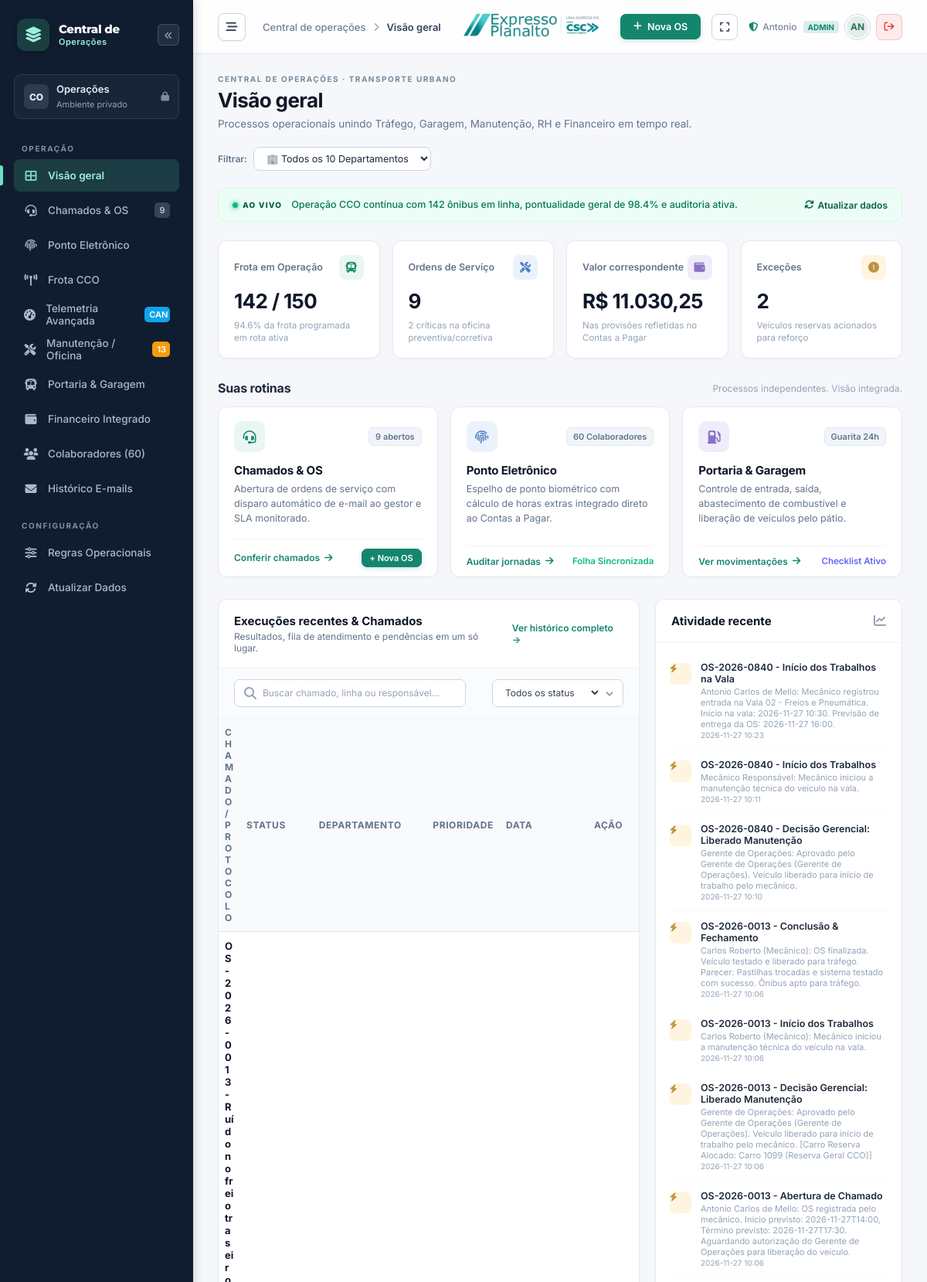
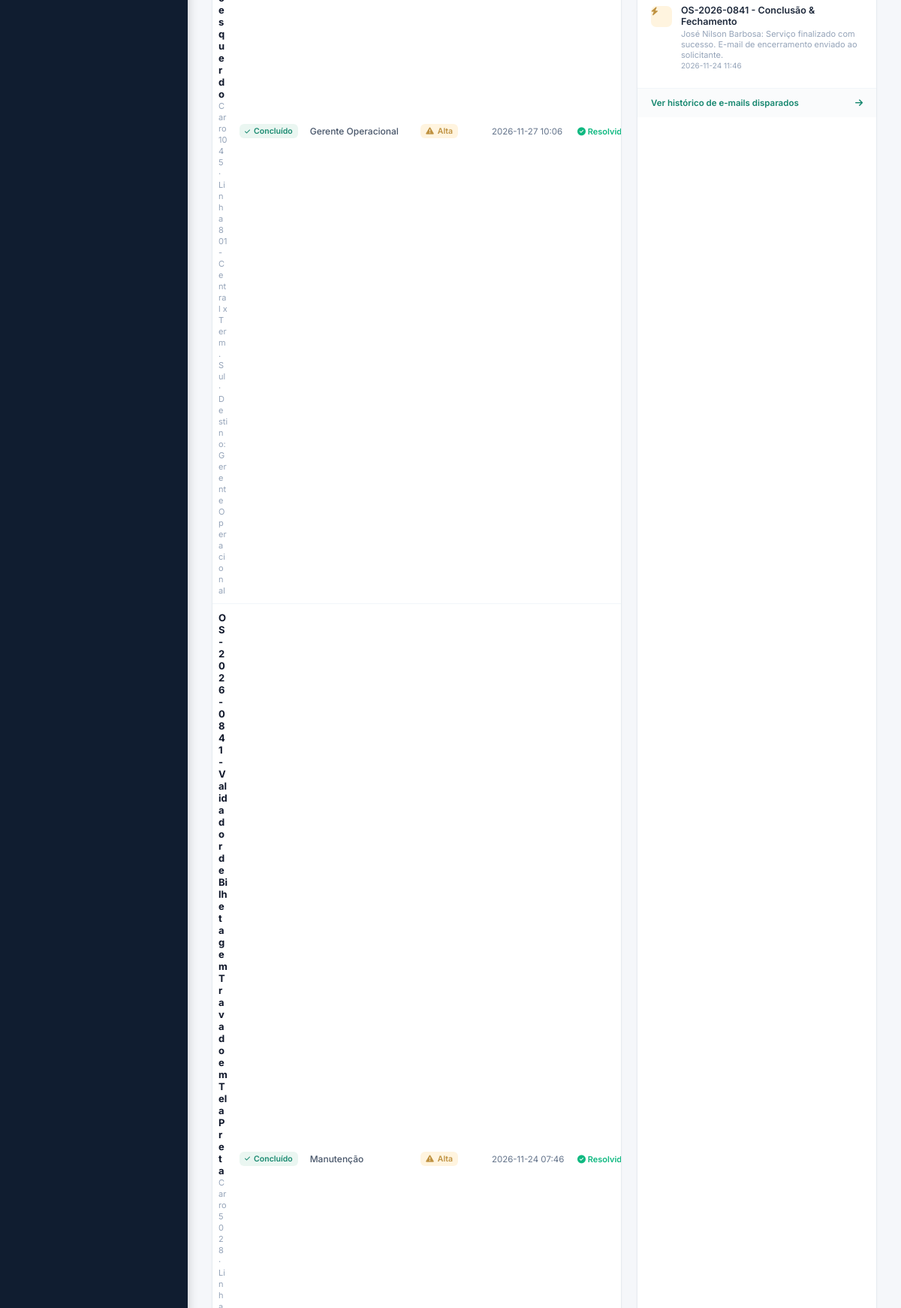
/ (signed in, upper part), run on the app's committed database (2 pictures, top to bottom).
### tables this page shows
CREATE TABLE chamados (
        id INTEGER PRIMARY KEY AUTOINCREMENT,
        protocolo TEXT UNIQUE NOT NULL,
        titulo TEXT NOT NULL,
        departamento_origem TEXT NOT NULL,
        departamento_destino TEXT NOT NULL,
        solicitante_id INTEGER,
        solicitante_nome TEXT NOT NULL,
        responsavel_id INTEGER,
        responsavel_nome TEXT,
        prioridade TEXT NOT NULL, -- Baixa, Média, Alta, Crítica
        categoria TEXT NOT NULL,  -- Mecânica, Elétrica, Ar Condicionado, Pneu, Bilhetagem, RH/Folha, Infra Garagem, Sinistro
        prefixo_veiculo TEXT,
        linha TEXT,
        descricao TEXT NOT NULL,
        resolucao TEXT,
        status TEXT NOT NULL DEFAULT 'Aberto', -- Aberto, Em Atendimento, Aguardando Peças, Concluído, Cancelado
        data_abertura DATETIME NOT NULL,
        data_previsao DATETIME,
        data_fechamento DATETIME,
        sla_horas INTEGER DEFAULT 24,
        email_abertura_enviado INTEGER DEFAULT 1,
        email_fechamento_enviado INTEGER DEFAULT 0,
        custo_estimado REAL DEFAULT 0.0, data_inicio_prevista TEXT, data_fim_prevista TEXT, data_inicio_real TEXT, data_fim_real TEXT, status_aprovacao TEXT DEFAULT 'Pendente Operação', aprovador_nome TEXT, data_aprovacao TEXT, motivo_rejeicao TEXT, carro_reserva TEXT,
        FOREIGN KEY (solicitante_id) REFERENCES usuarios(id)
    );

CREATE TABLE chamados_historico (
        id INTEGER PRIMARY KEY AUTOINCREMENT,
        chamado_id INTEGER NOT NULL,
        usuario_nome TEXT NOT NULL,
        acao TEXT NOT NULL,
        observacao TEXT,
        data_hora DATETIME NOT NULL,
        FOREIGN KEY (chamado_id) REFERENCES chamados(id)
    );

### app.py (the view)
@app.route("/")
def dashboard():
    if not session.get("is_admin"):
        default_route = session.get("default_route")
        if default_route and default_route != "dashboard":
            return redirect(url_for(default_route))
    departamento = request.args.get("dept", "Todos")
    conn = get_db()
    cursor = conn.cursor()
    cursor.execute("SELECT COUNT(*) FROM chamados WHERE status != 'Concluído'")
    chamados_abertos = cursor.fetchone()[0]
    cursor.execute("SELECT COUNT(*) FROM chamados WHERE prioridade = 'Crítica' AND status != 'Concluído'")
    chamados_criticos = cursor.fetchone()[0]
    cursor.execute("SELECT COUNT(*) FROM usuarios WHERE status = 'Ativo'")
    total_usuarios = cursor.fetchone()[0]
    cursor.execute("SELECT SUM(custo_hora_extra) FROM ponto_eletronico WHERE strftime('%Y-%m', data_ponto) = strftime('%Y-%m', 'now')")
    total_horas_extras = cursor.fetchone()[0] or 0.0
    cursor.execute("SELECT COUNT(*) FROM portaria_movimentacao WHERE date(data_hora) = date('now')")
    mov_portaria_hoje = cursor.fetchone()[0]
    if departamento != "Todos":
        cursor.execute("SELECT * FROM chamados WHERE departamento_destino = ? OR departamento_origem = ? ORDER BY data_abertura DESC LIMIT 10", (departamento, departamento))
    else:
        cursor.execute("SELECT * FROM chamados ORDER BY data_abertura DESC LIMIT 10")
    chamados_recentes = cursor.fetchall()
    cursor.execute("SELECT departamento, COUNT(*) as total FROM usuarios GROUP BY departamento ORDER BY total DESC")
    dept_stats = cursor.fetchall()
    cursor.execute("""
    SELECT h.id, h.chamado_id, c.protocolo, c.titulo, h.usuario_nome, h.acao, h.observacao, h.data_hora
    FROM chamados_historico h
    JOIN chamados c ON h.chamado_id = c.id
    ORDER BY h.data_hora DESC LIMIT 8
    """)
    atividades_recentes = cursor.fetchall()
    cursor.execute("SELECT SUM(valor) FROM financeiro_integracao WHERE tipo = 'Pagar' AND status = 'Pendente'")
    total_a_pagar = cursor.fetchone()[0] or 0.0
    cursor.execute("SELECT SUM(valor) FROM financeiro_integracao WHERE tipo = 'Receber' AND status = 'Pendente'")
    total_a_receber = cursor.fetchone()[0] or 0.0
    conn.close()
    return render_template(
        "index.html",
        chamados_abertos=chamados_abertos,
        chamados_criticos=chamados_criticos,
        total_usuarios=total_usuarios,
        total_horas_extras=total_horas_extras,
        mov_portaria_hoje=mov_portaria_hoje,
        chamados_recentes=chamados_recentes,
        dept_stats=dept_stats,
        atividades_recentes=atividades_recentes,
        total_a_pagar=total_a_pagar,
        total_a_receber=total_a_receber,
        departamento_atual=departamento
    )

### app.py (called while the page is built, shortened)
@app.before_request
def require_login():
    public_endpoints = ["static", "login_view", "login_post", "manifest", "service_worker"]
    if request.endpoint in public_endpoints:
        return None
    if not session.get("user_id"):
        if request.path.startswith("/api/"):
            return jsonify({"success": False, "error": "Sessão expirada. Faça login."}), 401
        return redirect(url_for("login_view", next=request.path))

@app.template_filter("moeda")
def moeda_filter(val):
    try:
        return f"{float(val or 0.0):,.2f}".replace(",", "X").replace(".", ",").replace("X", ".")
    except Exception:
        return "0,00"

def get_db():
    conn = sqlite3.connect(DB_PATH)
    conn.row_factory = sqlite3.Row
    return conn

### templates/index.html (shortened to what this page needs)
{% extends "base.html" %}
{% block page_breadcrumb %}Visão geral{% endblock %}
{% block content %}
<div class="page-heading">
  <div>
    <div class="eyebrow">CENTRAL DE OPERAÇÕES · TRANSPORTE URBANO</div>
    <h1>Visão geral</h1>
    <p>Processos operacionais unindo Tráfego, Garagem, Manutenção, RH e Financeiro em tempo real.</p>
  </div>
  <div style="display: flex; gap: 14px; align-items: center; flex-wrap: wrap;">
    <div style="display: flex; gap: 8px; align-items: center;">
      <span style="font-size: 12px; color: #64748b; font-weight: 600;">Filtrar:</span>
      <select class="form-select" style="width: auto; padding: 6px 12px; font-size: 12.5px;"
        onchange="window.location.href='/?dept=' + this.value">
        <option value="Todos" {% if departamento_atual=='Todos' %}selected{% endif %}>🏢 Todos os 10 Departamentos
        </option>
      </select>
    </div>
  </div>
</div>
<div class="demo-banner">
  <span class="demo-label"><span></span> AO VIVO</span>
  <p>Operação CCO contínua com 142 ônibus em linha, pontualidade geral de 98.4% e auditoria ativa.</p>
  <button onclick="window.location.reload()">
    <i class="fa-solid fa-arrows-rotate"></i> Atualizar dados
  </button>
</div>
<div class="metrics">
  <article class="metric">
    <div class="metric-top">
      <span>Frota em Operação</span>
      <span class="metric-icon emerald"><i class="fa-solid fa-bus"></i></span>
    </div>
    <strong>142 / 150</strong>
    <p>94.6% da frota programada em rota ativa</p>
  </article>
  <article class="metric">
    <div class="metric-top">
      <span>Ordens de Serviço</span>
      <span class="metric-icon blue"><i class="fa-solid fa-screwdriver-wrench"></i></span>
    </div>
    <strong>{{ chamados_abertos|default(9) }}</strong>
    <p>{{ chamados_criticos|default(2) }} críticas na oficina preventiva/corretiva</p>
  </article>
  <article class="metric">
    <div class="metric-top">
      <span>Valor correspondente</span>
      <span class="metric-icon violet"><i class="fa-solid fa-wallet"></i></span>
    </div>
    <strong>R$ {{ total_horas_extras|moeda }}</strong>
    <p>Nas provisões refletidas no Contas a Pagar</p>
  </article>
  <article class="metric">
    <div class="metric-top">
      <span>Exceções</span>
      <span class="metric-icon amber"><i class="fa-solid fa-circle-exclamation"></i></span>
    </div>
    <strong>2</strong>
    <p>Veículos reservas acionados para reforço</p>
  </article>
</div>
<div class="section-heading">
  <h2>Suas rotinas</h2>
  <span>Processos independentes. Visão integrada.</span>
</div>
<div class="routine-grid">
  <div class="routine-card">
    <div class="routine-card-top">
      <span class="type-icon emerald"><i class="fa-solid fa-headset"></i></span>
      <span class="subtle-chip">{{ chamados_abertos }} abertos</span>
    </div>
    <h3>Chamados & OS</h3>
    <p>Abertura de ordens de serviço com disparo automático de e-mail ao gestor e SLA monitorado.</p>
    <div class="routine-card-footer">
      <a href="{{ url_for('chamados_view') }}">
        Conferir chamados <i class="fa-solid fa-arrow-right"></i>
      </a>
      <button class="btn-primary" style="padding: 4px 10px; font-size: 11px;" onclick="openModalNovaOS()">
        + Nova OS
      </button>
    </div>
  </div>
  <div class="routine-card">
    <div class="routine-card-top">
      <span class="type-icon blue"><i class="fa-solid fa-fingerprint"></i></span>
      <span class="subtle-chip">60 Colaboradores</span>
    </div>
    <h3>Ponto Eletrônico</h3>
    <p>Espelho de ponto biométrico com cálculo de horas extras integrado direto ao Contas a Pagar.</p>
    <div class="routine-card-footer">
      <a href="{{ url_for('ponto_view') }}">
        Auditar jornadas <i class="fa-solid fa-arrow-right"></i>
      </a>
      <span style="font-size: 11.5px; color: #10b981; font-weight: 600;">Folha Sincronizada</span>
    </div>
  </div>
  <div class="routine-card">
    <div class="routine-card-top">
      <span class="type-icon violet"><i class="fa-solid fa-gas-pump"></i></span>
      <span class="subtle-chip">Guarita 24h</span>
    </div>
    <h3>Portaria & Garagem</h3>
    <p>Controle de entrada, saída, abastecimento de combustível e liberação de veículos pelo pátio.</p>
    <div class="routine-card-footer">
      <a href="{{ url_for('portaria_view') }}">
        Ver movimentações <i class="fa-solid fa-arrow-right"></i>
      </a>
      <span style="font-size: 11.5px; color: #6366f1; font-weight: 600;">Checklist Ativo</span>
    </div>
  </div>
</div>
<div class="operations-grid">
  <div class="panel">
    <div class="panel-heading">
      <div>
        <h2>Execuções recentes & Chamados</h2>
        <p>Resultados, fila de atendimento e pendências em um só lugar.</p>
      </div>
      <a href="{{ url_for('chamados_view') }}">Ver histórico completo &rarr;</a>
    </div>
    <div class="table-toolbar">
      <div class="search-field">
        <i class="fa-solid fa-magnifying-glass"></i>
        <input type="text" id="filterInput" placeholder="Buscar chamado, linha ou responsável..."
          onkeyup="filterTable()">
      </div>
      <div class="select-wrap">
        <select id="statusSelect" onchange="filterTable()">
          <option value="">Todos os status</option>
        </select>
        <i class="fa-solid fa-chevron-down" style="font-size: 10px;"></i>
      </div>
    </div>
    <div class="table-scroll">
      <table class="jobs-table" id="chamadosTable">
        <thead>
          <tr>
            <th>CHAMADO / PROTOCOLO</th>
            <th>STATUS</th>
            <th>DEPARTAMENTO</th>
            <th>PRIORIDADE</th>
            <th>DATA</th>
            <th>AÇÃO</th>
          </tr>
        </thead>
        <tbody>
          {% for ch in chamados_recentes %}
          <tr>
            <td>
              <strong style="color: #0f172a; display: block; font-size: 13px;">{{ ch.protocolo }} - {{ ch.titulo
                }}</strong>
              <span style="font-size: 11px; color: #94a3b8;">
                {% if ch.prefixo_veiculo %}Carro {{ ch.prefixo_veiculo }} · {% endif %}
                {% if ch.linha %}{{ ch.linha }} · {% endif %}
                Destino: {{ ch.departamento_destino }}
              </span>
            </td>
            <td>
              {% if ch.status == 'Aberto' %}
              <span class="status-badge open"><i class="fa-solid fa-circle" style="font-size: 6px;"></i> Aberto</span>
              {% elif ch.status == 'Em Andamento' %}
              <span class="status-badge in_progress"><i class="fa-solid fa-spinner" style="font-size: 8px;"></i> Em
                Andamento</span>
              {% else %}
              <span class="status-badge closed"><i class="fa-solid fa-check" style="font-size: 8px;"></i>
                Concluído</span>
              {% endif %}
            </td>
            <td>
              <span style="font-weight: 500; font-size: 12px; color: #475569;">{{ ch.departamento_destino }}</span>
            </td>
            <td>
              {% if ch.prioridade == 'Crítica' %}
              <span class="status-badge critical"><i class="fa-solid fa-bolt"></i> Crítica</span>
              {% elif ch.prioridade == 'Alta' %}
              <span class="status-badge open"><i class="fa-solid fa-triangle-exclamation"></i> Alta</span>
              {% else %}
              <span style="font-size: 12px; color: #64748b;">Normal</span>
              {% endif %}
            </td>
            <td>
              <span style="font-size: 11.5px; color: #64748b;">{{ ch.data_abertura[:16] }}</span>
            </td>
            <td>
              {% if ch.status != 'Concluído' %}
              <form action="{{ url_for('api_fechar_chamado') }}" method="POST" style="display:inline;"
                onsubmit="return confirm('Concluir este chamado e disparar e-mail de encerramento ao solicitante?')">
                <input type="hidden" name="chamado_id" value="{{ ch.id }}">
                <input type="hidden" name="resolucao" value="Serviço concluído conforme procedimento padrão.">
                <button type="submit" class="status-badge closed" style="cursor: pointer; border: 1px solid #10b981;"
                  title="Encerrar chamado">
                  <i class="fa-solid fa-check"></i> Fechar
                </button>
              </form>
              {% else %}
              <span style="font-size: 11px; color: #10b981; font-weight: 600;"><i class="fa-solid fa-circle-check"></i>
                Resolvido</span>
              {% endif %}
            </td>
          </tr>
          {% endfor %}
        </tbody>
      </table>
    </div>
  </div>
  <div class="panel">
    <div class="panel-heading">
      <h2>Atividade recente</h2>
      <i class="fa-solid fa-chart-line" style="color: #94a3b8;"></i>
    </div>
    <div class="activity-list">
      {% for atv in atividades_recentes %}
      <div class="activity-item">
        <span
          class="event-icon {% if atv.acao == 'Fechamento' %}success{% elif atv.acao == 'Abertura' %}info{% else %}warning{% endif %}">
          {% if atv.acao == 'Fechamento' %}
          <i class="fa-solid fa-check"></i>
          {% elif atv.acao == 'Abertura' %}
          <i class="fa-solid fa-paper-plane"></i>
          {% else %}
          <i class="fa-solid fa-bolt"></i>
          {% endif %}
        </span>
        <div>
          <strong>{{ atv.protocolo }} - {{ atv.acao }}</strong>
          <span>{{ atv.usuario_nome }}: {{ atv.observacao }}</span>
          <span style="font-size: 10px; color: #94a3b8; margin-top: 1px;">{{ atv.data_hora[:16] }}</span>
        </div>
      </div>
      {% endfor %}
    </div>
    <div style="padding: 12px 18px; border-top: 1px solid #f1f5f9; background: #fafbfc;">
      <a href="{{ url_for('emails_view') }}"
        style="font-size: 11.5px; color: var(--primary); font-weight: 600; display: flex; align-items: center; justify-content: space-between;">
        <span>Ver histórico de e-mails disparados</span>
        <i class="fa-solid fa-arrow-right"></i>
      </a>
    </div>
  </div>
</div>
{% endblock %}

### templates/index.html (style rules this page uses)
html, body, .app-shell, .main-shell, .main-content { overflow-x: hidden !important; max-width: 100vw; }
.operations-grid .table-scroll { overflow-x: hidden !important; scrollbar-width: none !important; -ms-overflow-style: none !important; }
.operations-grid .jobs-table { width: 100% !important; table-layout: auto !important; white-space: normal !important; }
.operations-grid .jobs-table th, .operations-grid .jobs-table td { padding: 10px 8px !important; font-size: 12px !important; }
.operations-grid .jobs-table th:first-child, .operations-grid .jobs-table td:first-child { white-space: normal !important; word-break: break-word !important; max-width: 260px !important; }
.operations-grid .jobs-table th:nth-child(2), .operations-grid .jobs-table td:nth-child(2), .operations-grid .jobs-table th:nth-child(3), .operations-grid .jobs-table td:nth-child(3), .operations-grid .jobs-table th:nth-child(4), .operations-grid .jobs-table td:nth-child(4), .operations-grid .jobs-table th:nth-child(5), .operations-grid .jobs-table td:nth-child(5), .operations-grid .jobs-table th:nth-child(6), .operations-grid .jobs-table td:nth-child(6) { white-space: nowrap !important; }
.operations-grid .status-badge { padding: 3px 7px !important; font-size: 10.5px !important; }

### data on the page
chamados: protocolo "OS-2026-0013", titulo "Ruído no freio traseiro esquerdo", prefixo_veiculo "1045", linha "Linha 801 - Central x Term. Sul", departamento_destino "Gerente Operacional", status "Concluído" (drawn), prioridade "Alta" (drawn), data_abertura "2026-11-27 10:06"
chamados: protocolo "OS-2026-0841", titulo "Validador de Bilhetagem Travado em Tela Preta", prefixo_veiculo "5028", status "Concluído" (drawn), departamento_destino "Manutenção", prioridade "Alta" (drawn), data_abertura "2026-11-24 07:46"
chamados_historico: protocolo "OS-2026-0840", acao "Início dos Trabalhos na Vala", usuario_nome "Antonio Carlos de Mello", observacao "Mecânico registrou entrada na Vala 02 - Freios e Pneumática. Início na vala: 2026-11-27 10:30. Previsão de entrega da OS: 2026-11-27 16:00.", data_hora "2026-11-27 10:23"
chamados_historico: protocolo "OS-2026-0840", acao "Início dos Trabalhos", usuario_nome "Mecânico Responsável", observacao "Mecânico iniciou a manutenção técnica do veículo na vala.", data_hora "2026-11-27 10:11"
chamados_historico: protocolo "OS-2026-0840", acao "Decisão Gerencial: Liberado Manutenção", usuario_nome "Gerente de Operações", observacao "Aprovado pelo Gerente de Operações (Gerente de Operações). Veículo liberado para início de trabalho pelo mecânico.", data_hora "2026-11-27 10:10"
chamados_historico: protocolo "OS-2026-0013", acao "Conclusão & Fechamento", usuario_nome "Carlos Roberto (Mecânico)", observacao "OS finalizada. Veículo testado e liberado para tráfego. Parecer: Pastilhas trocadas e sistema testado com sucesso. Ônibus apto para tráfego.", data_hora "2026-11-27 10:06"
chamados_historico: protocolo "OS-2026-0013", acao "Início dos Trabalhos", usuario_nome "Carlos Roberto (Mecânico)", observacao "Mecânico iniciou a manutenção técnica do veículo na vala.", data_hora "2026-11-27 10:06"
chamados_historico: protocolo "OS-2026-0013", acao "Decisão Gerencial: Liberado Manutenção", usuario_nome "Gerente de Operações", observacao "Aprovado pelo Gerente de Operações (Gerente de Operações). Veículo liberado para início de trabalho pelo mecânico. [Carro Reserva Alocado: Carro 1099 (Reserva Geral CCO)]", data_hora "2026-11-27 10:06"
chamados_historico: protocolo "OS-2026-0013", acao "Abertura de Chamado", usuario_nome "Antonio Carlos de Mello", observacao "OS registrada pelo mecânico. Início previsto: 2026-11-27T14:00, Término previsto: 2026-11-27T17:30. Aguardando autorização do Gerente de Operações para liberação do veículo.", data_hora "2026-11-27 10:06"
chamados_historico: protocolo "OS-2026-0841", acao "Conclusão & Fechamento", usuario_nome "José Nilson Barbosa", observacao "Serviço finalizado com sucesso. E-mail de encerramento enviado ao solicitante.", data_hora "2026-11-24 11:46"

### other printed values
{{ chamados_abertos|default(9) }} "9"
{{ carros_manutencao_count|default(13) }} "13"
{{ chamados_criticos|default(2) }} "2"
{{ total_horas_extras|moeda }} "11.030,25"
{{ chamados_abertos }} "9"
